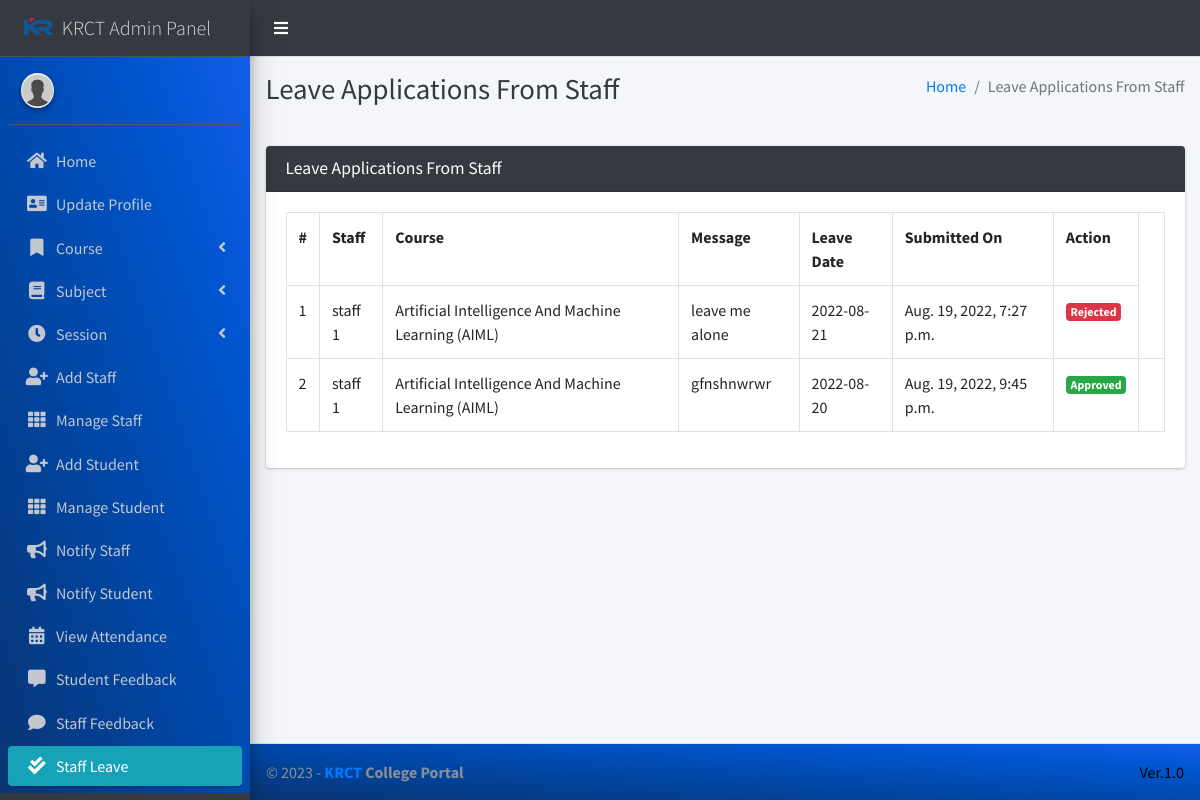
Page /staff/view/leave/ (signed in) on the committed database.
### main_app/models.py (models this page shows)
class LeaveReportStaff(models.Model):
    staff = models.ForeignKey(Staff, on_delete=models.CASCADE)
    date = models.CharField(max_length=60)
    message = models.TextField()
    status = models.SmallIntegerField(default=0)
    created_at = models.DateTimeField(auto_now_add=True)
    updated_at = models.DateTimeField(auto_now=True)

class Staff(models.Model):
    course = models.ForeignKey(
        Course, on_delete=models.SET_NULL, null=True, blank=False
    )
    admin = models.OneToOneField(CustomUser, on_delete=models.CASCADE)
    def __str__(self):
        return self.admin.first_name + " " + self.admin.last_name

class CustomUser(AbstractUser):
    USER_TYPE = ((1, "HOD"), (2, "Staff"), (3, "Student"))
    GENDER = [("M", "Male"), ("F", "Female")]
    username = None  # Removed username, using email instead
    email = models.EmailField(unique=True)
    user_type = models.CharField(default=1, choices=USER_TYPE, max_length=1)
    gender = models.CharField(max_length=1, choices=GENDER)
    profile_pic = models.ImageField()
    address = models.TextField()
    fcm_token = models.TextField(default="")  # For firebase notifications
    created_at = models.DateTimeField(auto_now_add=True)
    updated_at = models.DateTimeField(auto_now=True)
    USERNAME_FIELD = "email"
    REQUIRED_FIELDS = []
    objects = CustomUserManager()
    def __str__(self):
        return self.first_name + " " + self.last_name

class Course(models.Model):
    name = models.CharField(max_length=120)
    created_at = models.DateTimeField(auto_now_add=True)
    updated_at = models.DateTimeField(auto_now=True)
    def __str__(self):
        return self.name

### main_app/hod_views.py (the view, shortened to what this page needs)
@csrf_exempt
def view_staff_leave(request):
    if request.method != "POST":
        allLeave = LeaveReportStaff.objects.all()
        context = {"allLeave": allLeave, "page_title": "Leave Applications From Staff"}
        return render(request, "hod_template/staff_leave_view.html", context)

### main_app/templates/hod_template/staff_leave_view.html (shortened to what this page needs)
{% extends 'main_app/base.html' %}
{% load static %}
{% block page_title %}{{page_title}}{% endblock page_title %}
{% block content %}
<section class="content">
    <div class="container-fluid">
        <div class="row">
            <div class="col-md-12">
                <div class="card card-dark">
                    <div class="card-header">
                        <h3 class="card-title">{{page_title}}</h3>
                    </div>
                    <div class="table card-body">
                        <table class="table table-bordered table-hover">
                            <tr>
                                <th>#</th>
                                <th>Staff</th>
                                <th>Course</th>
                                <th>Message</th>
                                <th>Leave Date</th>
                                <th>Submitted On</th>
                                <th>Action</th>
                            </tr>
                            {% for leave in  allLeave %}
                              <tr>
                                  <td>{{forloop.counter}}</td>
                                  <td>{{leave.staff}}</td>
                                  <td>{{leave.staff.course}}</td>
                                  <td>{{leave.message}}</td>
                                  <td>{{leave.date}}</td>
                                  <td>{{leave.created_at}}</td>
                                      {% if leave.status == 0 %}
                                           <td> <button data-toggle = "modal" data-target = "#reply_modal" value="{{leave.id}}" class="btn btn-success reply_open_modal">Reply</button>
{% elif leave.status == -1 %}
<td><span  class='badge badge-danger'>Rejected</span></td>
{% else %}
<td><span  class='badge badge-success'>Approved</span></td>
                                            <td>{{feedback.updated_at}}</td>
                                      {% endif %}
                              </tr>
                            {% endfor %}
                        </table>
                    </div>
                    </div>
            </div>
        </div>
    </div>
</section>
{% endblock content %}

### rows in the picture
LeaveReportStaff: staff "staff 1", staff.course "Artificial Intelligence And Machine Learning (AIML)", message "leave me alone", date "2022-08-21", created_at "Aug. 19, 2022, 7:27 p.m.", status "Rejected"
LeaveReportStaff: staff "staff 1", staff.course "Artificial Intelligence And Machine Learning (AIML)", message "gfnshnwrwr", date "2022-08-20", created_at "Aug. 19, 2022, 9:45 p.m."

### other values in the picture
{{ page_title }} "Leave Applications From Staff"
